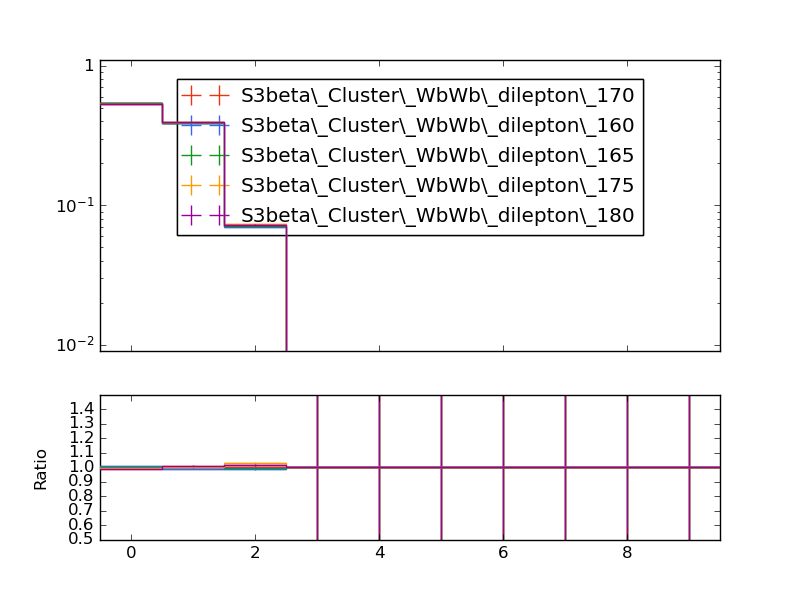

Source code (Python):
#! /usr/bin/env python

# This Python script was auto-generated using YODA v2.0.1.
# Analysis object: /WbWb_dilepton/nmu_presel
# Timestamp: 27-02-2025 (11:02:16)

import matplotlib as mpl
import matplotlib.pyplot as plt
mpl.use('Agg') # comment out for interactive use
import os
import numpy as np

plotDir = os.path.split(os.path.realpath(__file__))[0]
if 'YODA_USER_PLOT_PATH' in globals():
    plot_outdir = globals()['YODA_USER_PLOT_PATH']
else:
    plot_outdir = plotDir

#plot style
plt.style.use(os.path.join(plotDir, '../default.mplstyle'))

plt.rcParams['text.usetex'] = False
plt.style.use(['classic'])
plt.rc('font', family='DejaVu Sans')
# plot metadata
figW, figH = plt.rcParams['figure.figsize']
ax_xLabel = r''
ax_yLabel = r''
ax_title  = r''
ax_xScale = 'linear'
ax_yScale = 'log'
xLims = (-0.5, 9.5)
yLims = (0.009000000000000001, 1.1)

# TeX-friendly labels for the legend
labels = {
    'legend' : ([ r"S3beta\_Cluster\_WbWb\_dilepton\_170", r"S3beta\_Cluster\_WbWb\_dilepton\_160", r"S3beta\_Cluster\_WbWb\_dilepton\_165", r"S3beta\_Cluster\_WbWb\_dilepton\_175", r"S3beta\_Cluster\_WbWb\_dilepton\_180" ], r""),
}

# Adjust canvas width and height
canvasW = 10.0
canvasH = 9.0
figW *= canvasW/10.
figH *= canvasH/9.

# Create figure and axis objects
fig, (ax, ratio0_ax) = plt.subplots(2, 1, sharex=True,
                  figsize=(figW,figH), gridspec_kw={'height_ratios': (6.0, 3.0)})

# Set figure margins
plt.subplots_adjust(
    left   = 1.0 * plt.rcParams['figure.subplot.left'],
    right  = 1.0 * plt.rcParams['figure.subplot.right'],
    top    = 1.0 * plt.rcParams['figure.subplot.top'],
    bottom = 1.0 * plt.rcParams['figure.subplot.bottom'])

ratio0_ax.yaxis.set_major_locator(mpl.ticker.MultipleLocator(0.1))
ratio0_ax.set_ylim(0.5, 1.4999)
ratio0_ax.set_ylabel('Ratio')

# the numerical data is stored in a separate file
dataf = dict()
prefix = os.path.split(__file__)[0]
if prefix:    prefix = prefix + '/'
exec(open(prefix+'nmu_presel__data.py').read(), dataf)


legend_handles = dict() # keep track of handles for the legend

# style options for curves
# starts at zorder>=5 to draw curve on top of legend
styles = {
  'S3beta_Cluster_WbWb_dilepton_170.yoda.gz': {
    'color' : '#EE3311',
    'linestyle' : '-',
    'linewidth' : 1,
    'marker' : 'none',
    'markersize' : 2,
    'capsize' : 0.0,
    'zorder' : 5,
    'histstyle' : 1,
    'drawstyle' : 'steps-pre',
    'xerrorbars' : 1,
    'yerrorbars' : 1,
    'fillcolor' : None,
    'fillopacity' : 1.0,
    'ratio0_linestyle' : '-',
    'ratio0_linewidth' : 1,
    'ratio0_marker' : 'none',
    'ratio0_markersize' : 2,
    'ratio0_capsize' : 0.0,
    'ratio0_zorder' : 5,
    'ratio0_histstyle' : 1,
    'ratio0_drawstyle' : 'steps-pre',
    'ratio0_xerrorbars' : 1,
    'ratio0_yerrorbars' : 1,
  },
  'S3beta_Cluster_WbWb_dilepton_160.yoda.gz': {
    'color' : '#3366FF',
    'linestyle' : '-',
    'linewidth' : 1,
    'marker' : 'none',
    'markersize' : 2,
    'capsize' : 0.0,
    'zorder' : 6,
    'histstyle' : 1,
    'drawstyle' : 'steps-pre',
    'xerrorbars' : 1,
    'yerrorbars' : 1,
    'fillcolor' : None,
    'fillopacity' : 1.0,
    'ratio0_linestyle' : '-',
    'ratio0_linewidth' : 1,
    'ratio0_marker' : 'none',
    'ratio0_markersize' : 2,
    'ratio0_capsize' : 0.0,
    'ratio0_zorder' : 6,
    'ratio0_histstyle' : 1,
    'ratio0_drawstyle' : 'steps-pre',
    'ratio0_xerrorbars' : 1,
    'ratio0_yerrorbars' : 1,
  },
  'S3beta_Cluster_WbWb_dilepton_165.yoda.gz': {
    'color' : '#109618',
    'linestyle' : '-',
    'linewidth' : 1,
    'marker' : 'none',
    'markersize' : 2,
    'capsize' : 0.0,
    'zorder' : 7,
    'histstyle' : 1,
    'drawstyle' : 'steps-pre',
    'xerrorbars' : 1,
    'yerrorbars' : 1,
    'fillcolor' : None,
    'fillopacity' : 1.0,
    'ratio0_linestyle' : '-',
    'ratio0_linewidth' : 1,
    'ratio0_marker' : 'none',
    'ratio0_markersize' : 2,
    'ratio0_capsize' : 0.0,
    'ratio0_zorder' : 7,
    'ratio0_histstyle' : 1,
    'ratio0_drawstyle' : 'steps-pre',
    'ratio0_xerrorbars' : 1,
    'ratio0_yerrorbars' : 1,
  },
  'S3beta_Cluster_WbWb_dilepton_175.yoda.gz': {
    'color' : '#FF9900',
    'linestyle' : '-',
    'linewidth' : 1,
    'marker' : 'none',
    'markersize' : 2,
    'capsize' : 0.0,
    'zorder' : 8,
    'histstyle' : 1,
    'drawstyle' : 'steps-pre',
    'xerrorbars' : 1,
    'yerrorbars' : 1,
    'fillcolor' : None,
    'fillopacity' : 1.0,
    'ratio0_linestyle' : '-',
    'ratio0_linewidth' : 1,
    'ratio0_marker' : 'none',
    'ratio0_markersize' : 2,
    'ratio0_capsize' : 0.0,
    'ratio0_zorder' : 8,
    'ratio0_histstyle' : 1,
    'ratio0_drawstyle' : 'steps-pre',
    'ratio0_xerrorbars' : 1,
    'ratio0_yerrorbars' : 1,
  },
  'S3beta_Cluster_WbWb_dilepton_180.yoda.gz': {
    'color' : '#990099',
    'linestyle' : '-',
    'linewidth' : 1,
    'marker' : 'none',
    'markersize' : 2,
    'capsize' : 0.0,
    'zorder' : 9,
    'histstyle' : 1,
    'drawstyle' : 'steps-pre',
    'xerrorbars' : 1,
    'yerrorbars' : 1,
    'fillcolor' : None,
    'fillopacity' : 1.0,
    'ratio0_linestyle' : '-',
    'ratio0_linewidth' : 1,
    'ratio0_marker' : 'none',
    'ratio0_markersize' : 2,
    'ratio0_capsize' : 0.0,
    'ratio0_zorder' : 9,
    'ratio0_histstyle' : 1,
    'ratio0_drawstyle' : 'steps-pre',
    'ratio0_xerrorbars' : 1,
    'ratio0_yerrorbars' : 1,
  },
}

# curve from input yoda files in main panel
for label, yvals in dataf['yvals'].items():
    if all(np.isnan(v) for v in dataf['yvals'][label]):
        continue
    tmp = None
    if styles[label]['histstyle']: # draw as histogram
        xpos = dataf['xedges'][label] if styles[label]['drawstyle'] else dataf['xpoints'][label]
        ypos = np.insert(yvals, 0, yvals[0]) if styles[label]['drawstyle'] else yvals
        if styles[label]['fillcolor']: # fill area below curve
            ax.fill_between(xpos, ypos, step='pre',
                            color=styles[label]['fillcolor'],
                            alpha=styles[label]['fillopacity'])
        tmp, = ax.plot(xpos, ypos,
                       color=styles[label]['color'],
                       linestyle=styles[label]['linestyle'],
                       linewidth=styles[label]['linewidth'],
                       drawstyle=styles[label]['drawstyle'], solid_joinstyle='miter',
                       zorder=styles[label]['zorder'], label=label)
    tmp = ax.errorbar(dataf['xpoints'][label], yvals,
                      xerr=np.array(dataf['xerrs'][label])*styles[label]['xerrorbars'],
                      yerr=np.array(dataf['yerrs'][label])*styles[label]['yerrorbars'],
                      fmt=styles[label]['marker'], capsize=styles[label]['capsize'],
                      markersize=styles[label]['markersize'],
                      ecolor=styles[label]['color'],
                      color=styles[label]['color'], zorder=styles[label]['zorder'])
    tmp[-1][0].set_linestyle(styles[label]['linestyle'])
    tmp[-1][0].set_linewidth(styles[label]['linewidth'])
    if label in dataf['add_legend_handle']:  legend_handles[label] = tmp
    for varLabel in dataf['variation_yvals'].keys():
        if varLabel.startswith(label):
            tmp, = ax.plot(dataf['xedges'][label], dataf['variation_yvals'][varLabel],
                           color=styles[label]['color'],
                           linestyle=styles[label]['linestyle'],
                           linewidth=styles[label]['linewidth'],
                           drawstyle='steps-pre', solid_joinstyle='miter',
                           zorder=styles[label]['zorder'], alpha=0.5)


# plots on ratio panel
# curve from input yoda files in ratio panel
for label, yvals in dataf['ratio0_yvals'].items():
    if all(np.isnan(v) for v in yvals):
        continue
    if styles[label]['ratio0_histstyle']: # plot as histogram
        xpos = dataf['xedges']['S3beta_Cluster_WbWb_dilepton_170.yoda.gz'] if styles[label]['ratio0_drawstyle'] else dataf['xpoints']['S3beta_Cluster_WbWb_dilepton_170.yoda.gz']
        ypos = np.insert(yvals, 0, yvals[0]) if styles[label]['ratio0_drawstyle'] else yvals
        ratio0_ax.plot(xpos, ypos,
                       color=styles[label]['color'],
                       linewidth=styles[label]['linewidth'],
                       linestyle=styles[label]['ratio0_linestyle'],
                       drawstyle=styles[label]['ratio0_drawstyle'], zorder=styles[label]['zorder'],
                       solid_joinstyle='miter')
    tmp = ratio0_ax.errorbar(dataf['xpoints']['S3beta_Cluster_WbWb_dilepton_170.yoda.gz'], yvals,
                             xerr=np.array(dataf['ref_xerrs'])*styles[label]['ratio0_xerrorbars'],
                             yerr=np.array(dataf['ratio0_yerrs'][label])*styles[label]['ratio0_yerrorbars'],
                             fmt=styles[label]['ratio0_marker'], capsize=styles[label]['ratio0_capsize'],
                             markersize=styles[label]['ratio0_markersize'],
                             ecolor=styles[label]['color'],
                             color=styles[label]['color'])
    tmp[-1][0].set_linestyle(styles[label]['ratio0_linestyle'])
    tmp[-1][0].set_linewidth(styles[label]['ratio0_linewidth'])

    for varlabel in dataf['ratio0_variation_vals'].keys():
        if varlabel.startswith(label):
            ratio0_ax.plot(dataf['xedges']['S3beta_Cluster_WbWb_dilepton_170.yoda.gz'],
                            dataf['ratio0_variation_vals'][varlabel],
                            color=styles[label]['color'],
                            linestyle=styles[label]['linestyle'],
                            linewidth=styles[label]['linewidth'],
                            drawstyle='steps-pre', solid_joinstyle='miter',
                            zorder=1, alpha=0.5)

legend_items = list(legend_handles.values())
ax.add_artist(ax.legend(legend_items,
                        labels['legend'][0],
                        title=labels['legend'][1],
                        alignment='left',
                        loc='upper center',
                        bbox_to_anchor=(0.5, 0.97)))

# set plot metadata as defined above
ratio0_ax.set_xlabel(ax_xLabel)
ratio0_ax.xaxis.set_label_coords(1., -0.15)
ax.set_ylabel(ax_yLabel, ha='right', va='top')
ax.yaxis.set_label_coords(-0.11, 1.0)
ax.set_title(ax_title, loc='left')
ax.set_xscale(ax_xScale)
ax.set_yscale(ax_yScale)
ax.set_xlim(xLims)
ax.set_ylim(yLims)

# tick formatting
plt.rcParams['xtick.top'] = True
plt.rcParams['ytick.right'] = True
ax.yaxis.set_major_locator(mpl.ticker.LogLocator(base=10.0, numticks=np.inf))
ax.yaxis.set_minor_locator(mpl.ticker.LogLocator(
                           base=10.0, subs=np.arange(0.1, 1, 0.1), numticks=np.inf))
fig.align_ylabels((ax, ratio0_ax))
plt.savefig(os.path.join(plot_outdir, 'nmu_presel.pdf'), format='PDF')
plt.savefig(os.path.join(plot_outdir, 'nmu_presel.png'), format='PNG')

plt.close(fig)
